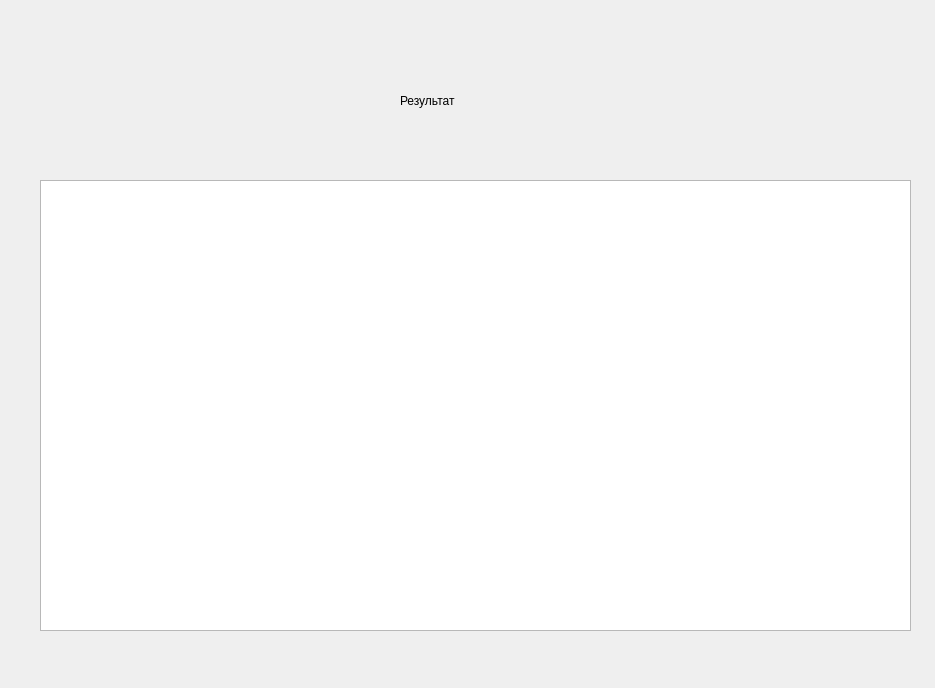
<?xml version="1.0" encoding="UTF-8"?>
<ui version="4.0">
 <class>ResultsWindow</class>
 <widget class="QDialog" name="ResultsWindow">
  <property name="geometry">
   <rect>
    <x>0</x>
    <y>0</y>
    <width>935</width>
    <height>688</height>
   </rect>
  </property>
  <property name="windowTitle">
   <string>results</string>
  </property>
  <widget class="QTableView" name="tableView">
   <property name="geometry">
    <rect>
     <x>40</x>
     <y>180</y>
     <width>871</width>
     <height>451</height>
    </rect>
   </property>
   <property name="autoFillBackground">
    <bool>false</bool>
   </property>
  </widget>
  <widget class="QLabel" name="label">
   <property name="geometry">
    <rect>
     <x>400</x>
     <y>60</y>
     <width>181</width>
     <height>81</height>
    </rect>
   </property>
   <property name="text">
    <string>Результат</string>
   </property>
  </widget>
 </widget>
 <resources/>
 <connections/>
</ui>
